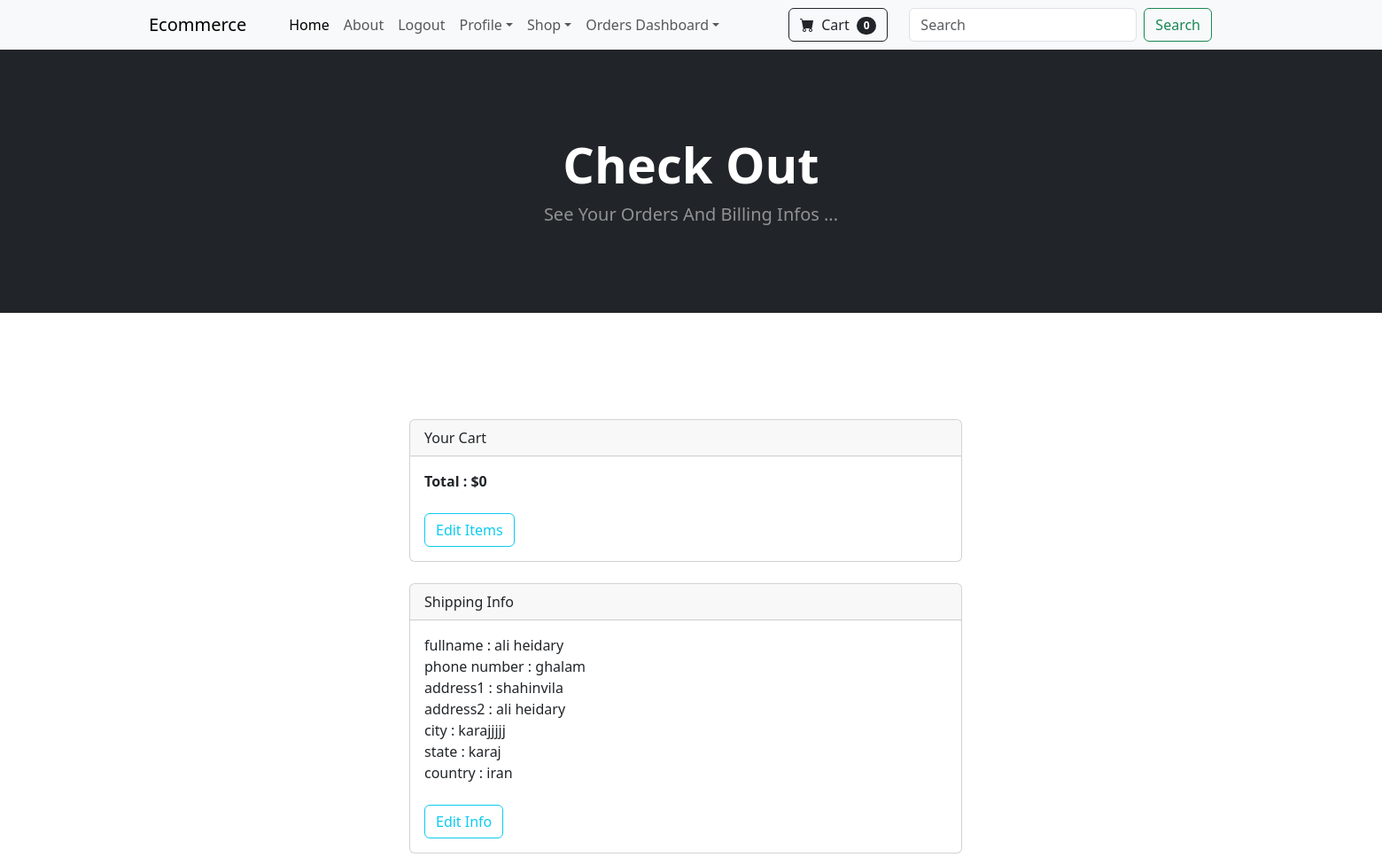
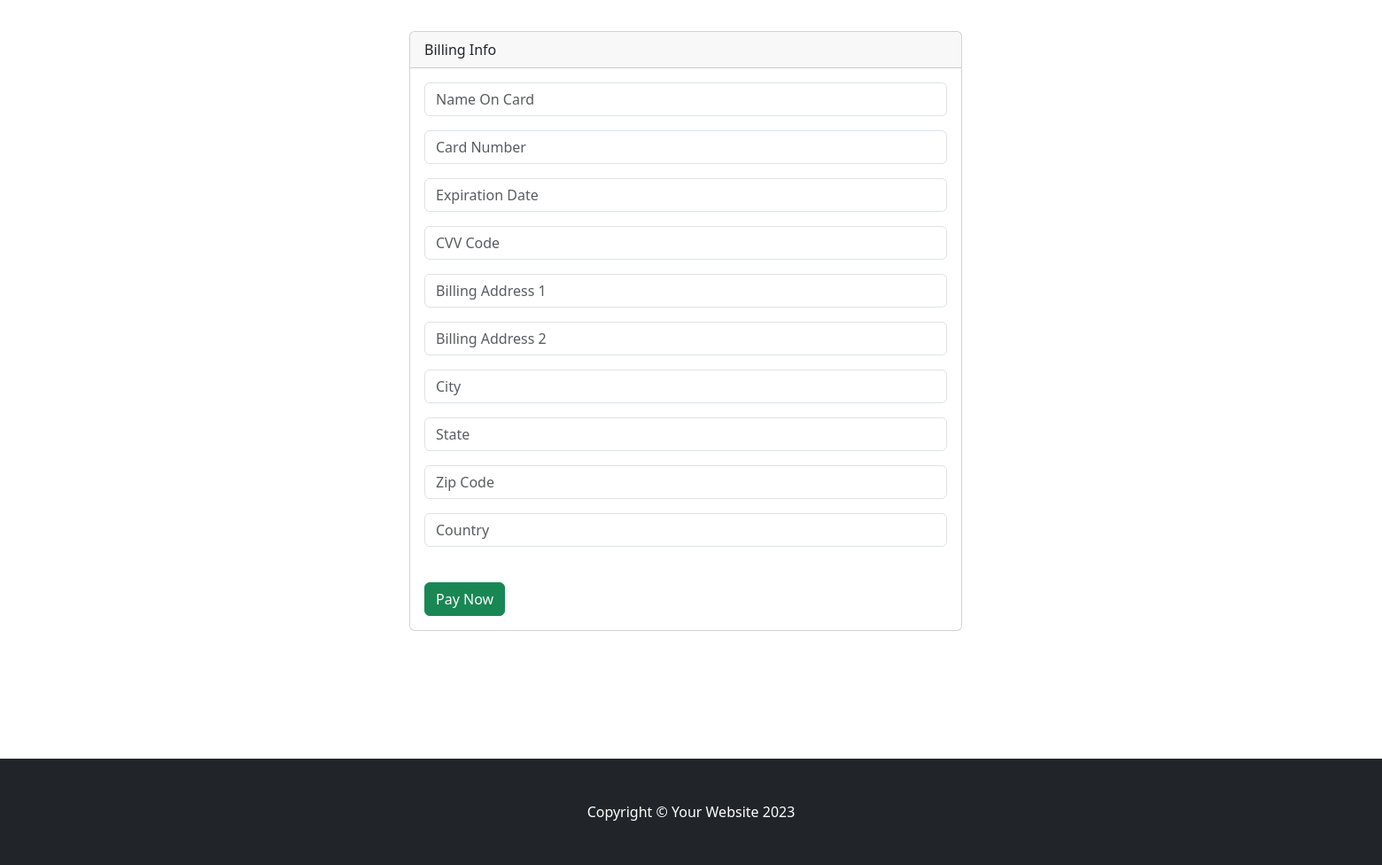
The app's page /payment/checkout (signed in) with its own data (2 pictures, top to bottom).
### payment/models.py (models this page shows, shortened)
class ShippingAddress(models.Model):
    user = models.OneToOneField(User, on_delete=models.CASCADE)
    shipping_date = models.DateTimeField(auto_now=True)
    shipping_fullname = models.CharField(max_length=200, blank=True)
    shipping_email = models.CharField(max_length=200, blank=True)
    shipping_phone = models.CharField(max_length=20, blank=True)
    shipping_address1 = models.CharField(max_length=200, blank=True)
    shipping_address2 = models.CharField(max_length=200, blank=True)
    shipping_city = models.CharField(max_length=200, blank=True)
    shipping_state = models.CharField(max_length=200, blank=True)
    shipping_country = models.CharField(max_length=200, blank=True)

### payment/views.py (the view)
# urls.py: path('checkout', views.checkout, name='checkout'),
def checkout(request):
    if request.user.is_authenticated:
        cart = Cart(request)
        products = cart.get_products()
        orders = cart.cart
        total = cart.total()
        shipping_address = ShippingAddress.objects.get(user__id=request.user.id)
        ship_add = model_to_dict(shipping_address)
        payment_form = PaymentForm()
        return render(request, 'checkout.html',
                      {"products": products, "orders": orders, "total": total, "shipping_add": ship_add,
                       "payment_form": payment_form})
    else:
        messages.success(request, "Access denied Login First...")
        return redirect("home")

### cart/cart.py (called while the page is built)
    def __len__(self):
        return len(self.cart)

    def get_products(self):
        product_ids = self.cart.keys()
        products = Product.objects.filter(id__in=product_ids)
        return products

    def total(self):
        sum = 0
        for key, value in self.cart.items():
            product = Product.objects.get(id=key)
            if product.is_sale:
                sum += value * product.sale_price
            else:
                sum += value * product.price
        return sum

### cart/context_processors.py (called while the page is built)
def cart(request):
    return {'cart': Cart(request)}

### payment/templates/checkout.html (shortened to what this page needs)
{% extends "base.html" %}
{% block content %}
    <header class="bg-dark py-5">
        <div class="container px-4 px-lg-5 my-5">
            <div class="text-center text-white">
                <h1 class="display-4 fw-bolder">Check Out</h1>
                <p class="lead fw-normal text-white-50 mb-0">See Your Orders And Billing Infos ...</p>
            </div>
        </div>
    </header>
    <br/>
    <br/>
    <br/>
    <br/>
    <br/>
    <div style="margin-left :450px" class="container">
        <div class="row">
            <div class="row">
                <div class="col-6">
                    <div class="card">
                        <div class="card-header">
                            Your Cart
                        </div>
                        <div class="card-body">
                            <strong>Total : ${{ total }}</strong>
                            <br/>
                            <br/>
                            <a href="{% url 'cart_summary' %}" class="btn btn-outline-info">Edit Items</a>
                        </div>
                    </div>
                    <br/>
                    <div class="card">
                        <div class="card-header">
                            Shipping Info
                        </div>
                        <div class="card-body">
                            fullname : {{ shipping_add.shipping_fullname }}<br/>
                            phone number : {{ shipping_add.shipping_address1 }}<br/>
                            address1 : {{ shipping_add.shipping_address2 }}<br/>
                            address2 : {{ shipping_add.shipping_fullname }}<br/>
                            city : {{ shipping_add.shipping_city }}<br/>
                            state : {{ shipping_add.shipping_state }}<br/>
                            country : {{ shipping_add.shipping_country }}<br/>
<br/>
                            <a href="{% url 'update_info' %}" type = "button" class="btn btn-outline-info">Edit Info</a>
                        </div>
                    </div>
                <br/>
                <br/>
                <div class="card">
                        <div class="card-header">
                            Billing Info
                        </div>
                        <div class="card-body">
 <form method="POST" action = "{% url 'process_order' %}">
                            {{payment_form.as_p}}
<br/>
                            <a href="{% url 'process_order' %}" type = "submit" class="btn btn-success">Pay Now</a>
                </form>
                        </div>
                    </div>
                <br/>
                <br/>
                </div>
            </div>
        </div>
    </div>
    <br/>
    <br/>
    <br/>
    <br/>
{% endblock %}

### records on screen
ShippingAddress: shipping_fullname "ali heidary", shipping_address1 "ghalam", shipping_address2 "shahinvila", shipping_city "karajjjjj", shipping_state "karaj", shipping_country "iran"

### other values on screen
{{ cart|length }} "0"
{{ total }} "0"
